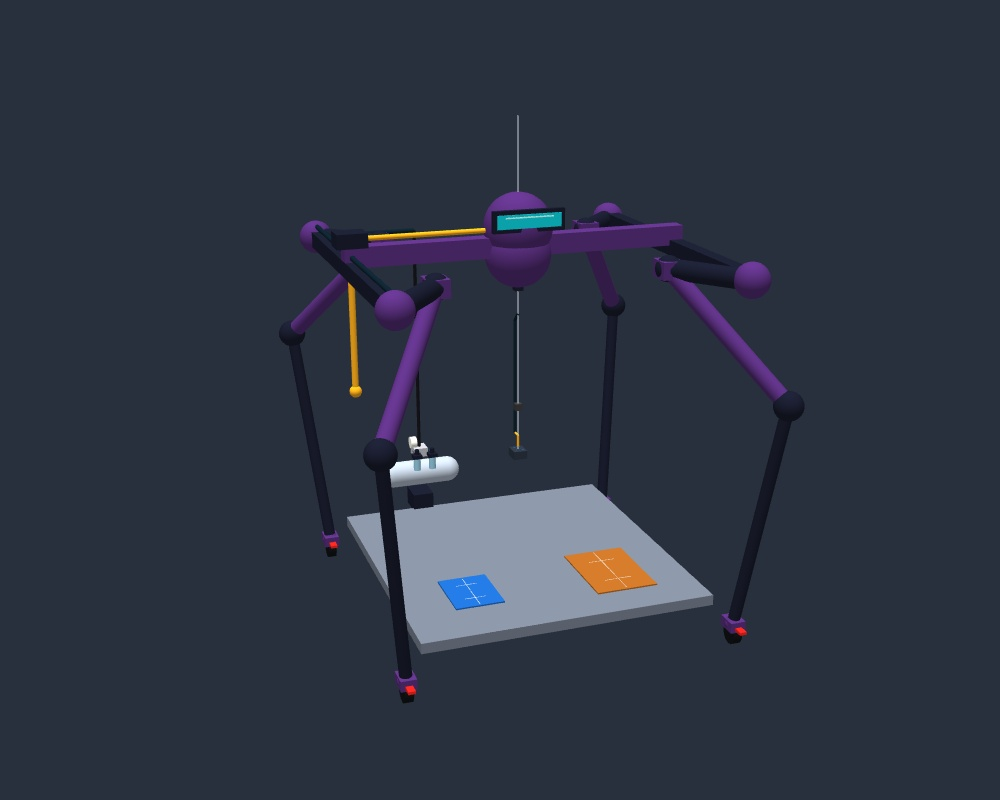
#> input picture experiments/vacuum_engineering_v4_fullfront/sim/camera_test_front_large.jpg, 1000 x 800 px, given in place of demo_v4_raw.mp4, which was not available
$ python audit_fullfront_v4.py
#> lines starting #> are read from the running program, lines starting #| are printed output that depends on the picture; after the words box and inside, x2 and y2 are one past the last pixel; in counts of white or black regions, pixels touching at a corner belong together
"""Audit whole main viewport throughout recorded motion without changing frames."""
from pathlib import Path
import cv2,json,hashlib,shutil
from PIL import Image,ImageDraw
R=Path(__file__).resolve().parents[1];O=R/'deliverables/20261101_roadshow_v4_fullfront';S=R/'experiments/vacuum_engineering_v4_fullfront/sim'
cap=cv2.VideoCapture(str(O/'demo_v4_raw.mp4'));n=0;extents=[];sample=[];fps=cap.get(cv2.CAP_PROP_FPS)
while True:
    ok,im=cap.read()
#> im is the input picture: shape (800, 1000, 3); mean B, G, R 66.7, 52.4, 45.8
    if not ok:break
    view=im[:,:1536];hsv=cv2.cvtColor(view,cv2.COLOR_BGR2HSV);mask=cv2.inRange(hsv,(110,35,20),(175,255,255));mask[:80,:]=0  # Exclude recorder title compression artifacts; geometric proof includes full frame.
#> after `hsv = cv2.cvtColor(view, cv2.COLOR_BGR2HSV)`: hsv: shape (800, 1000, 3); mean H, S, V 109.4, 89.6, 67.6
#> after `mask = cv2.inRange(hsv, (110, 35, 20), (175, 255, 255))`:
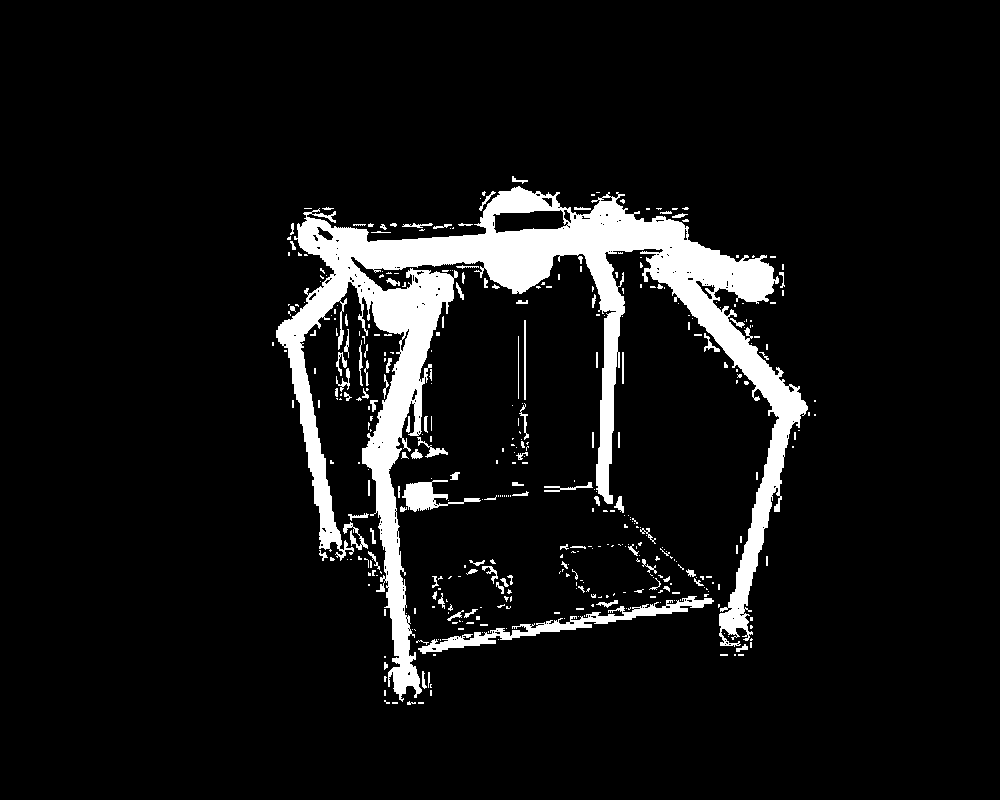
#> mask: shape (800, 1000); 7.9% white; 410 white regions (302 under 20 px), largest, box (x1, y1, x2, y2) and area: (276, 186, 808, 702) 52365, (418, 596, 714, 654) 2723, (402, 480, 481, 512) 980
    count,l,stats,c=cv2.connectedComponentsWithStats(mask)
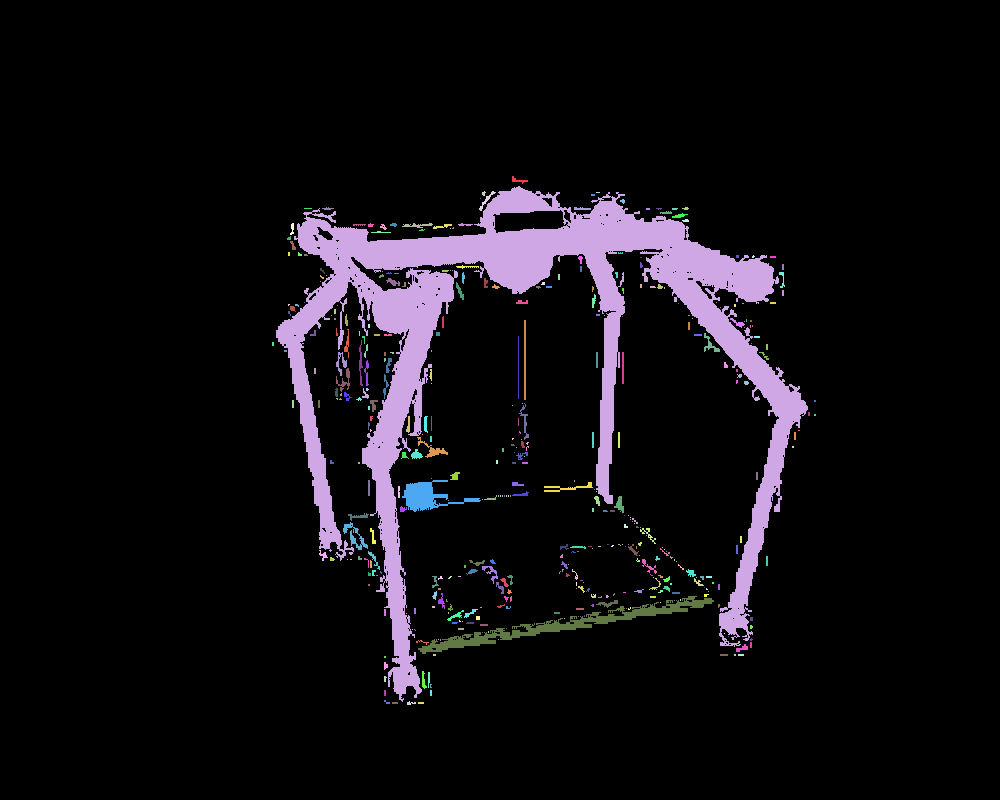
#> l: shape (800, 1000) int32; 411 distinct labels, from 0 to 410; one colour per label, 0 black
#> count = 411; stats = 411 rows, first 6: [0, 0, 1000, 800, 737014], [512, 176, 16, 8, 47], [276, 186, 532, 516, 52365], [482, 191, 4, 5, 13], [479, 191, 17, 20, 65], [596, 192, 4, 1, 4]; c = 411 pairs, first value 272.5 to 814.5, second value 179.9 to 702.8
    components=[x for x in stats[1:] if x[4]>100]
#> components = [[276, 186, 532, 516, 52365], [524, 320, 2, 80, 160], [336, 352, 11, 24, 101], [336, 368, 14, 24, 109], [417, 437, 31, 21, 163], [402, 480, 79, 32, 980], [544, 482, 49, 10, 151], [343, 522, 25, 28, 213], [418, 596, 296, 58, 2723]]
    if components:
        x=min(a[0] for a in components);y=min(a[1] for a in components);right=max(a[0]+a[2] for a in components);bottom=max(a[1]+a[3] for a in components)
#> after `x = min((a[0] for a in components))`: x = 276
#> after `y = min((a[1] for a in components))`: y = 186
#> after `right = max((a[0] + a[2] for a in components))`: right = 808
#> after `bottom = max((a[1] + a[3] for a in components))`: bottom = 702
        extents.append([int(x),int(y),int(right),int(bottom)])
    if n%100==0:sample.append((n,view.copy()))
    n+=1
cap.release();assert n>100 and len(extents)==n,(n,len(extents))
mins=[min(e[0] for e in extents)/1536,1-max(e[2] for e in extents)/1536,min(e[1] for e in extents)/960,1-max(e[3] for e in extents)/960]
assert min(mins)>.08,mins
# Frustum proof covers complete conservative AABB, not only purple segmentation.
proof=json.loads((S/'camera_framing.json').read_text());assert proof['passes_8_percent']
report={'decoded_frames':n,'purple_component_margins_left_right_top_bottom':mins,'all_frames_pass_8_percent':True,'complete_geometry_proof':proof,'note':'Pixel mask is supplemental. Complete initial/runtime geometry bounded by conservative projected AABB; opaque supports may naturally occlude surfaces.'}
(O/'fullfront_frame_audit.json').write_text(json.dumps(report,indent=2))
sheet=Image.new('RGB',(1200,((len(sample)+2)//3)*280),'#101923');d=ImageDraw.Draw(sheet)
for i,(k,im) in enumerate(sample):
    p=Image.fromarray(cv2.cvtColor(im,cv2.COLOR_BGR2RGB));p.thumbnail((400,250));x=i%3*400;y=i//3*280;sheet.paste(p,(x,y));d.text((x+8,y+252),f'{k/fps:.1f}s / frame {k}',fill='white')
sheet.save(O/'fullfront_motion_proof.jpg')
# Keep an independent preview proving the pre-recording smoke test succeeded.
shutil.copy2(S/'camera_test_fullfront.png',O/'fullfront_before_recording.png')
shutil.copy2(S/'preview_gazebo.log',O/'camera_preview_gazebo.log')
V3=R/'deliverables/20261101_roadshow_v3_synced'
shutil.copytree(V3/'protection_evidence',O/'protection_evidence',dirs_exist_ok=True)
m=json.loads((O/'manifest.json').read_text(encoding='utf-8'));m['fullfront_audit']=report;m['physics_protection_provenance']=json.loads((V3/'manifest.json').read_text(encoding='utf-8'))['fault_tests']
import re
old=(R/'experiments/vacuum_engineering_v2_media/sim/generate_world.py').read_text()
new=(S/'generate_world.py').read_text()
strip=lambda x:re.sub(r'<model name="main_view_camera".*?</sensor></link></model>', 'MAIN_CAMERA', x, flags=re.S)
assert strip(old)==strip(new),'Unexpected non-camera scene change'
m['non_camera_scene_source_identical_to_v3']=True
# The normal generated world is unchanged since the recorded mission.
assert hashlib.sha256((S/'stacking.world').read_bytes()).hexdigest()==m['world_sha256']
(O/'manifest.json').write_text(json.dumps(m,ensure_ascii=False,indent=2),encoding='utf-8')
(O/'SHA256SUMS.txt').write_text('\n'.join(f'{hashlib.sha256(p.read_bytes()).hexdigest()}  {p.relative_to(O).as_posix()}' for p in sorted(O.rglob('*')) if p.is_file() and p.name!='SHA256SUMS.txt')+'\n',encoding='utf-8')
print(json.dumps({'frames':n,'margins':mins,'pass':True}))

$ run again, on experiments/vacuum_engineering_v4_fullfront/sim/camera_test_fullfront.png
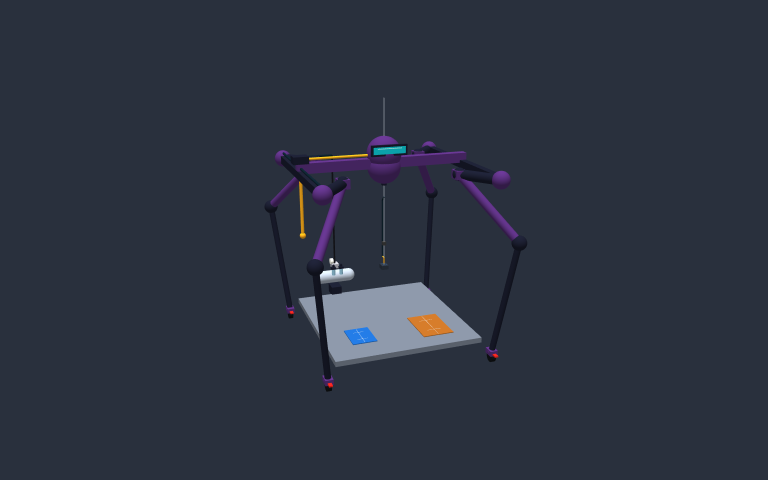
#> input picture experiments/vacuum_engineering_v4_fullfront/sim/camera_test_fullfront.png, 1536 x 960 px, given in place of demo_v4_raw.mp4, which was not available (shown at 1/2 size)
#> im is the input picture: shape (960, 1536, 3); mean B, G, R 64.1, 50.4, 44.1
#> hsv: shape (960, 1536, 3); mean H, S, V 110.1, 85.1, 64.6
#> mask: shape (960, 1536); 97% white; 15 black regions (1 under 20 px), largest, box (x1, y1, x2, y2) and area: (644, 564, 964, 734) 36399, (640, 536, 709, 568) 1650, (597, 593, 640, 680) 1622
#> `mask[:80, :] = 0`:
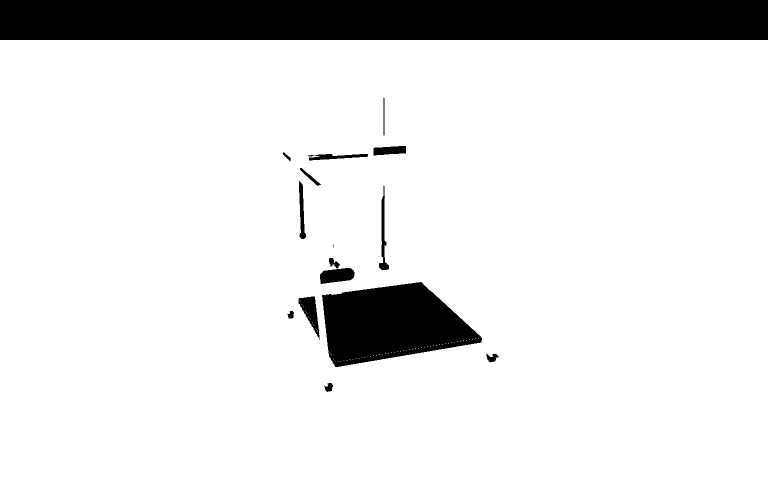
#> mask: shape (960, 1536) (shown at 1/2 size); 88.6% white; 16 black regions (1 under 20 px), largest, box (x1, y1, x2, y2) and area: (0, 0, 1536, 80) 122880, (644, 564, 964, 734) 36399, (640, 536, 709, 568) 1650
#> `count,l,stats,c=cv2.connectedComponentsWithStats(mask)`:
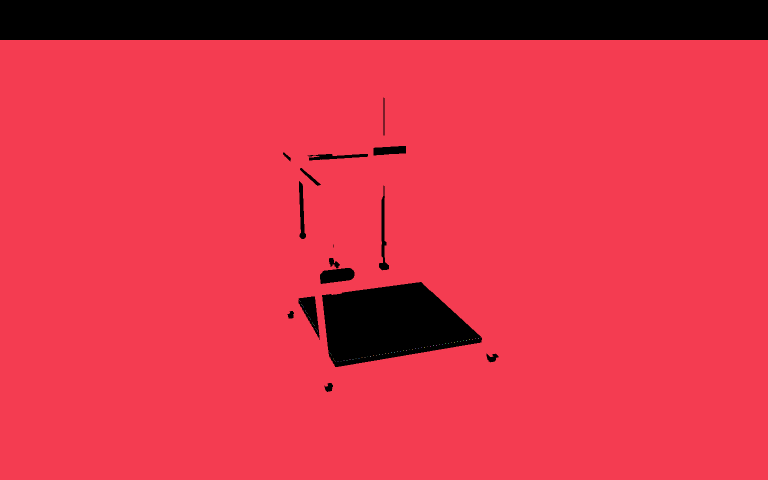
#> l: shape (960, 1536) int32 (shown at 1/2 size); 80 distinct labels, from 0 to 79; one colour per label, 0 black
#> count = 80; stats = 80 rows, first 6: [0, 0, 1536, 784, 167743], [0, 80, 1536, 880, 1306692], [599, 601, 1, 1, 1], [600, 603, 1, 1, 1], [603, 608, 1, 1, 1], [604, 610, 1, 1, 1]; c = 80 pairs, first value 599 to 956.5, second value 193.9 to 723
#> components = [[0, 80, 1536, 880, 1306692]]
#> x = 0
#> y = 80
#> right = 1536
#> bottom = 960
